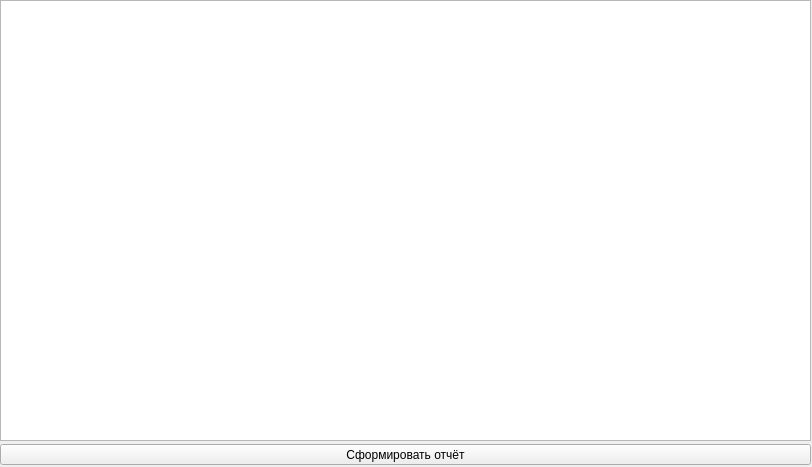
<?xml version="1.0" encoding="UTF-8"?>
<ui version="4.0">
 <class>Form</class>
 <widget class="QWidget" name="Form">
  <property name="geometry">
   <rect>
    <x>0</x>
    <y>0</y>
    <width>812</width>
    <height>467</height>
   </rect>
  </property>
  <property name="windowTitle">
   <string>Мегатесты!</string>
  </property>
  <widget class="QTextEdit" name="textEdit">
   <property name="geometry">
    <rect>
     <x>0</x>
     <y>0</y>
     <width>811</width>
     <height>441</height>
    </rect>
   </property>
  </widget>
  <widget class="QPushButton" name="pushButton">
   <property name="geometry">
    <rect>
     <x>0</x>
     <y>444</y>
     <width>811</width>
     <height>21</height>
    </rect>
   </property>
   <property name="text">
    <string>Сформировать отчёт</string>
   </property>
  </widget>
 </widget>
 <resources/>
 <connections/>
</ui>
